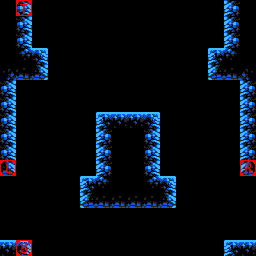

A 2D game scene composited from a Tiled map and its tileset images. What follows is a short description and the map's XML, with each tile layer's data collapsed to a summary:
An orthogonal 16x16 tile map with 16x16 px tiles, 2 tile layers (main, connectors), 2 tilesets and 5 objects (t_0, l_0, r_0, b_0, supra_crewman).

<map version="1.0" orientation="orthogonal" renderorder="right-down" width="16" height="16" tilewidth="16" tileheight="16" nextobjectid="10">
 <properties>
  <property name="isStart" type="bool" value="true" />
 </properties>
 <tileset firstgid="1" source="../corpus.tsx" />
 <tileset firstgid="12097" source="../../connectors.tsx" />
 <layer name="main" width="16" height="16">
  <data>[256 cells, 52 non-empty, 12 distinct tile ids]</data>
 </layer>
 <layer name="connectors" width="16" height="16">
  <data>[256 cells, 4 non-empty, 4 distinct tile ids]</data>
 </layer>
 <objectgroup name="connectors">
  <object id="2" type="t_0" gid="12098" x="16" y="16" width="16" height="16">
   <properties>
    <property name="type" type="int" value="0" />
   </properties>
  </object>
  <object id="6" type="l_0" gid="12101" x="0" y="176" width="16" height="16">
   <properties>
    <property name="type" type="int" value="0" />
   </properties>
  </object>
  <object id="7" type="r_0" gid="12099" x="240" y="176" width="16" height="16">
   <properties>
    <property name="type" type="int" value="0" />
   </properties>
  </object>
  <object id="8" type="b_0" gid="12100" x="16" y="256" width="16" height="16">
   <properties>
    <property name="type" type="int" value="0" />
   </properties>
  </object>
 </objectgroup>
 <objectgroup name="enemies">
  <object id="9" type="supra_crewman" x="112" y="80" width="32" height="32" />
 </objectgroup>
</map>
